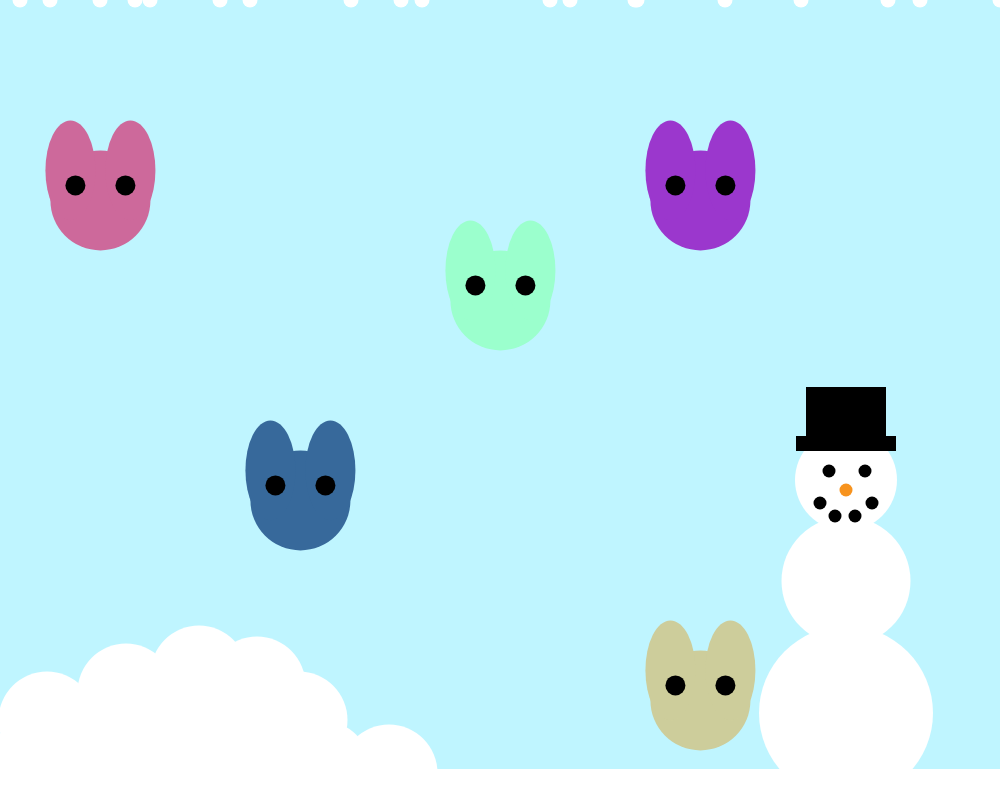
Frame 1 (no input)
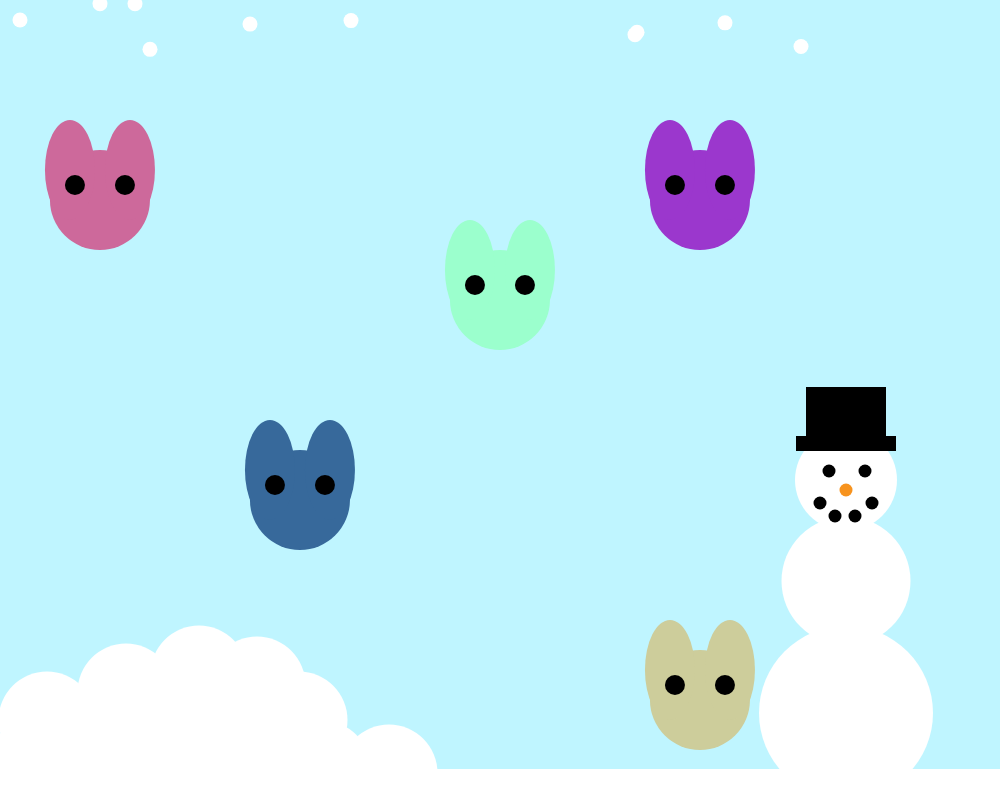
Frame 60 (no input)
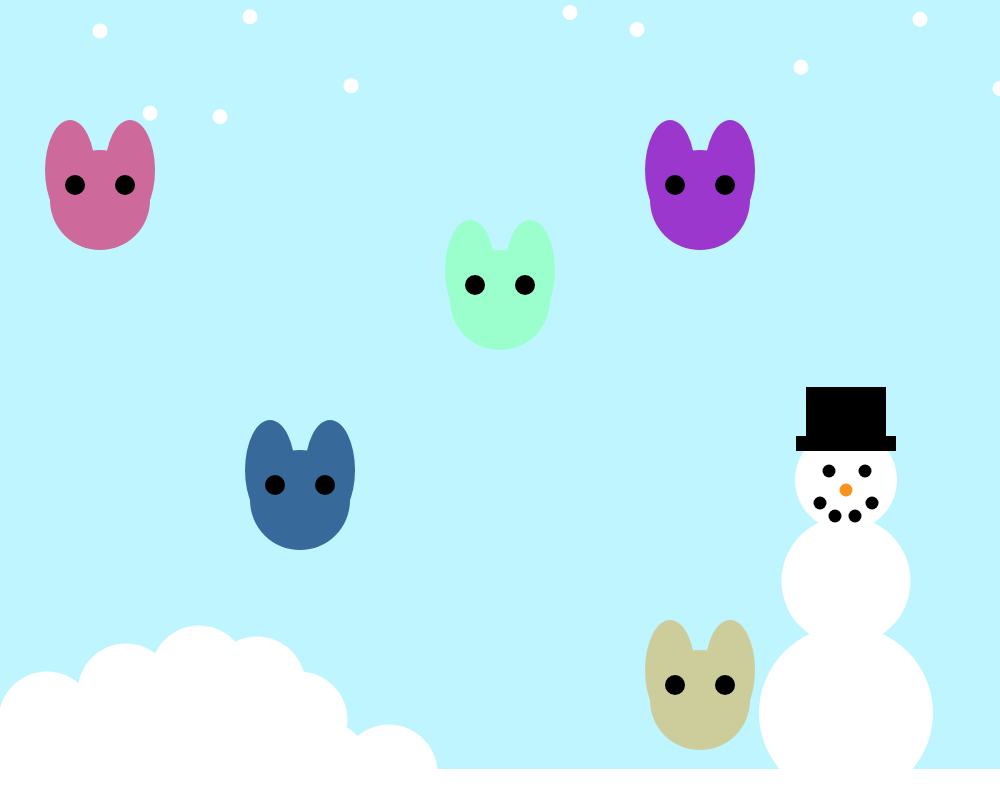
Frame 120 (the mouse pressed at the canvas centre since frame 60)

The p5.js sketch that drew these frames (run headless with seeded random() and noise() and a simulated clock; from frame 60 on, the mouse is pressed at the canvas centre):

// p5.js sketch
// ── sketch.js
var snowX = [20,351,100,220,401,570,801,1000,50,635,422,135,250,150,725,637,888,550,920];
var speed=0.5;
var snowY = 0;
var snowSize = 15;
var shiver;

function setup() {
    
    createCanvas(1000,800);
    
}

function draw() {
    
    background(191,245,255);
    
    //Snowman
    noStroke();
    fill(255);
    ellipse(846,713,174,174);
    ellipse(846,581,129,129);
    ellipse(846,480,102,102);
    rect(400,769,600,48);
    fill(0);
    rect(806,387,80,53);
    rect(796,436,100,15);
    ellipse(829,471,13,13);
    ellipse(865,471,13,13);
    ellipse(820,503,13,13);
    ellipse(872,503,13,13);
    ellipse(835,516,13,13);
    ellipse(855,516,13,13);
    
    fill(247,147,30);
    ellipse(846,490,13,13);
    
    //Snowpile
    fill(255);
    ellipse(389,773,97,97);
    ellipse(299,720,97,97);
    ellipse(322,769,97,97);
    ellipse(253,778,97,97);
    ellipse(224,733,97,97);
    ellipse(181,792,97,97);
    ellipse(199,674,97,97);
    ellipse(126,692,97,97);
    ellipse(150,729,97,97);
    ellipse(101,774,97,97);
    ellipse(78,740,97,97);
    ellipse(34,768,97,97);
    ellipse(257,685,97,97);
    ellipse(47,720,97,97);
    
    shiver = random(-1,1);
    
    cuteCharacter(100+shiver,200+shiver,100,205,105,155);
    cuteCharacter(500+shiver,300+shiver,100,155,255,205);
    cuteCharacter(700+shiver,200+shiver,100,155,55,205);
    cuteCharacter(300+shiver,500+shiver,100,55,105,155);
    cuteCharacter(700+shiver,700+shiver,100,205,205,155);
    
    for(var i = 0; i < snowX.length; i++) {
        
        fill(255);
        noStroke();
        ellipse(snowX[i],snowY*random(-2,2),snowSize,snowSize);
            
    }
    
//    if(i%2==0) {
//        speed = 1;
//    }else{
//        speed = 2;
//    }
    
    
    
    
    snowY = snowY + speed;
    
    
//    if(snowY > height) {
//        snowY = 0;
//    }
    
    if(snowY == height/2){
        speed = 0;
    }
    
}

function cuteCharacter(x,y,size,r,g,b) {
    
    noStroke();
    fill(r,g,b);
    ellipse(x,y,size,size);
    ellipse(x-size*0.3,y-size*0.3,size/2,size);
    ellipse(x+size*0.3,y-size*0.3,size/2,size);
    fill(0);
    ellipse(x-size*0.25,y-size*0.15,size/5,size/5);
    ellipse(x+size*0.25,y-size*0.15,size/5,size/5);
    
}
